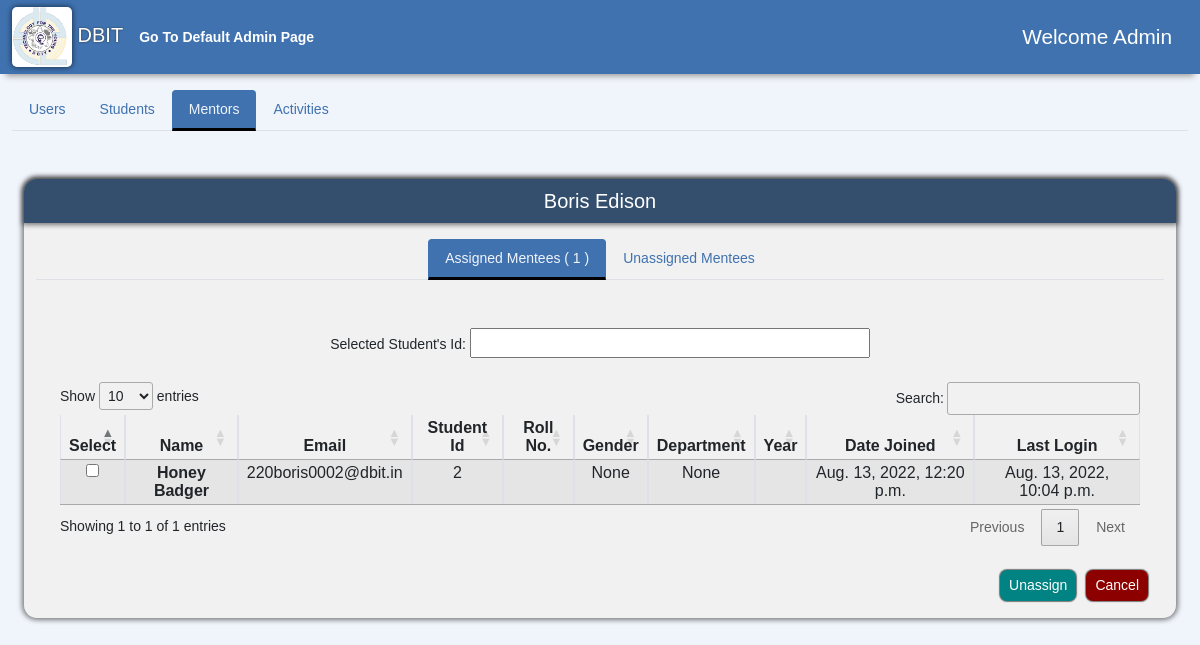
The page /AdminPage/assigned/1 (signed in) on the database its author committed.
### accounts/models.py (models this page shows, shortened)
class MentorProfile(models.Model):
    gender_choices = [
        ('Male', 'Male'),
        ('Female', 'Female'),
    ]
    branch_choices = [
        ('Computer Engineering', 'Computer Engineering'),
        ('Electronics and Telecommunication Engineering',
         'Electronics and Telecommunication Engineering'),
        ('Information Technology', 'Information Technology'),
        ('Mechanical Engineering', 'Mechanical Engineering'),
    ]
    Blood_grp_choices = [
        ('A+', 'A+'),
        ('B+', 'B+'),
        ('O+', 'O+'),
        ('AB+', 'AB+'),
        ('A-', 'A-'),
        ('B-', 'B-'),
        ('O-', 'O-'),
        ('AB-', 'AB-'),
    ]
    user = models.OneToOneField(User, on_delete=models.CASCADE)
    DateofBirth = models.DateField(max_length=50, null=True)
    Gender = models.CharField(max_length=50, null=True, choices=gender_choices)
    Blood_grp = models.CharField(
        max_length=50, null=True, choices=Blood_grp_choices)
    Branch = models.CharField(max_length=70, null=True, choices=branch_choices)
    Address = models.TextField(max_length=250, null=True)
    City = models.CharField(max_length=50, null=True)
    State = models.CharField(max_length=50, null=True, default='Maharashtra')
    Country = models.CharField(max_length=50, null=True, default='India')
    religion = models.CharField(max_length=50, null=True)
    mother_tongue = models.CharField(max_length=50, null=True)
    qualification = models.CharField(max_length=50, null=True)
    DateofJoining = models.DateField(max_length=50, null=True)

class User(AbstractUser):
    usr_id = models.CharField(max_length=50, unique=True)
    username = None
    email = models.EmailField(max_length=255, unique=True)
    created_on = models.DateTimeField(auto_now_add=True)
    is_active = models.BooleanField(default=True)
    is_staff = models.BooleanField(default=False)
    is_superuser = models.BooleanField(default=False)
    first_name = models.CharField(max_length=50, null=True)
    last_name = models.CharField(max_length=50, null=True)
    middle_name = models.CharField(max_length=50, null=True)
    phone = models.CharField(max_length=10, null=True, blank=True)
    profile_img = models.ImageField(
        default='logo.png', null=True, blank=True, upload_to='images/')
    USERNAME_FIELD = 'email'
    REQUIRED_FIELDS = ['usr_id', ]
    objects = CustomUserManager()

class StudentProfile(models.Model):
    gender_choices = [
        ('Male', 'Male'),
        ('Female', 'Female'),
    ]
    branch_choices = [
        ('Computer Engineering', 'Computer Engineering'),
        ('Electronics and Telecommunication Engineering',
         'Electronics and Telecommunication Engineering'),
        ('Information Technology', 'Information Technology'),
        ('Mechanical Engineering', 'Mechanical Engineering'),
    ]
    Blood_grp_choices = [
        ('A+', 'A+'),
        ('B+', 'B+'),
        ('O+', 'O+'),
        ('AB+', 'AB+'),
        ('A-', 'A-'),
        ('B-', 'B-'),
        ('O-', 'O-'),
        ('AB-', 'AB-'),
    ]
    user = models.OneToOneField(User, on_delete=models.CASCADE)
    DateofBirth = models.DateField(max_length=50, null=True)
    Gender = models.CharField(max_length=50, null=True, choices=gender_choices)
    Blood_grp = models.CharField(
        max_length=50, null=True, choices=Blood_grp_choices)
    Branch = models.CharField(max_length=70, null=True, choices=branch_choices)
    Address = models.TextField(max_length=250, null=True)
    State = models.CharField(max_length=50, null=True)
    City = models.CharField(max_length=50, null=True)
    Country = models.CharField(max_length=50, null=True)
    religion = models.CharField(max_length=50, null=True)
    mother_tongue = models.CharField(max_length=50, null=True)
    is_assigned=models.BooleanField(default=False)
    def __str__(self):
        return str(self.user.email + ' => ' + self.user.first_name)

### AdminPage/views.py (the view, shortened to what this page needs)
# urls.py: path('assigned/<str:usr_id>', views.Assigned, name= 'admin-assigned'),
@login_required(login_url='Login')
def Assigned(request,usr_id):
    if request.user.is_superuser:
        mentee_list = []
        for mentee in Mentor_assign.objects.filter(Mentor__user__usr_id=usr_id):
            mentee_list.append(mentee.Mentee)
        print(mentee_list)
        mentor = MentorProfile.objects.get(user__usr_id=usr_id)
        context={'mentor':mentor,'mentee_list':mentee_list}
        return render(request,'AdminPage/admin-assign-assigned.html',context)
    else:
        return HttpResponse("You are not authorized to view this page")

### Announcement/notification_processors.py (called while the page is built)
def announcements(request):
    allnotifications= Announcement.objects.all()
    return {'notifications':allnotifications}

def announcement_receiver(request):
    allreceivers= AnnouncementReceiver.objects.all()
    return {'receivers':allreceivers}

### AdminPage/templates/AdminPage/admin-assign-assigned.html (shortened to what this page needs)
{% extends "admin-assign.html" %}
{% load static %}
{% block assignedTabButton %}
<button class="nav-link active" id="nav-assigned-tab" onClick="window.location.href='{% url 'admin-assigned' mentor.user.usr_id %}'" data-bs-toggle="tab" data-bs-target="#nav-assigned" type="button" role="tab" aria-controls="nav-assigned-tab"
aria-selected="false">
Assigned Mentees ( {{mentee_list|length}} )
</button>
{% endblock %}
{% block assignedTabContent %}
<form method="POST" >
<center>Selected Student's Id: <input type='text' style="font-size: 14pt; height: 30px; width:400px; " id='mentee_selected' readonly name='mentees'/>
<div class="tab-pane fade active show" id="nav-unassigned" role="tabpanel" aria-labelledby="nav-unassigned-tab">
    <div class="table-div m-4 mt-4 mb-4">
      <table class="table table-striped table-bordered" style="widows: 100%;" id="student-table">
        <thead>
          <tr>
            <th scope="col" class="px-2 py-1 text-center">Select</th>
            <th scope="col" class="px-2 py-1 text-center">Name</th>
            <th scope="col" class="px-2 py-1 text-center">Email</th>
            <th scope="col" class="px-2 py-1 text-center">Student Id</th>
            <th scope="col" class="px-2 py-1 text-center">Roll No.</th>
            <th scope="col" class="px-2 py-1 text-center">Gender</th>
            <th scope="col" class="px-2 py-1 text-center">Department</th>
            <th scope="col" class="px-2 py-1 text-center">Year</th>
            <th scope="col" class="px-2 py-1 text-center">Date Joined</th>
            <th scope="col" class="px-2 py-1 text-center">Last Login</th>
          </tr>
        </thead>
        <tbody id="myTable">
          {% for mentee in mentee_list %}
          <tr>
            <td class="px-2 py-1 text-center">
              <span class="mb-3">
                <input type="checkbox" value="{{ mentee.user.usr_id }}" class="chkvalues" name="mentee_list" id="select-mentee">
              </span>
            </td>
            <th scope="row" class="px-2 py-1 text-center">{{ mentee.user.first_name }} {{ mentee.user.last_name }}</th>
            <td class="px-2 py-1 text-center">{{ mentee.user.email }}</td>
            <td class="px-2 py-1 text-center">{{ mentee.user.usr_id }}</td>
            <td class="px-2 py-1 text-center">{{ mentee.studentdetails.current_rollNo }}</td>
            <td class="px-2 py-1 text-center">{{ mentee.Gender }}</td>
            <td class="px-2 py-1 text-center">{{ mentee.Branch }}</td>
            <td class="px-2 py-1 text-center">{{ mentee.studentdetails.current_year }}</td>
            <td class="px-2 py-1 text-center">{{ mentee.user.date_joined }}</td>
            <td class="px-2 py-1 text-center">{{ mentee.user.last_login }}</td>
          </tr>
          {% endfor %}
        </tbody>
      </table>
    </div>
    <div class="d-flex align-items-center justify-content-center m-3">
      <button type="submit" name="btn-show" id="assign-btn" class="btn btn-sm update-btn ms-auto" style="width: auto; border-radius: 7px; background-color: #018383; color: white; box-shadow: 0 0 1px 1px rgba(0, 0, 0, 0.5);">
        Unassign
      </button>
      <button type="button" name="btn-show" id="cancel-btn" class="btn btn-sm cancel-btn" onClick="window.location.href='{% url 'admin-mentor' %}'"
        style="width: auto; margin-left: 10px; border-radius: 7px; background-color: #8C0000; color: white; box-shadow: 0 0 1px 1px rgba(0, 0, 0, 0.5);">
        Cancel
      </button>
    </div>
  </div>
</form>
{% endblock %}

### templates/admin-assign.html (shortened to what this page needs)
{% extends "admin.html" %}
{% load static %}
{% block mentorTabButton %}
<button class="nav-link active" id="nav-mentors-tab" onclick="window.location.href = '{% url 'admin-mentor' %}';" data-bs-toggle="tab" data-bs-target="#nav-mentors" type="button" role="tab" aria-controls="nav-mentors-tab" aria-selected="true">
  Mentors
</button>
{% endblock %}
{% block mentorTabContent %}
<div class="tab-pane fade active show" id="nav-mentors" role="tabpanel" aria-labelledby="nav-mentors-tab">
  <div class="container-fluid mb-5">
    <div class="sidebar flex-shrink-0 dashboard-navigation">
       <div class="sidebar-heading d-flex align-items-center justify-content-center">
      <h5>{{mentor.user.first_name}} {{mentor.user.last_name}} </h5>
       </div>
      <div class="mt-3 container-fluid">
        <nav class="">
          <div class="nav nav-tabs d-flex align-items-center justify-content-center" id="nav-tab" role="tablist">
            {% block assignedTabButton %}{% endblock %}
            {% block unassignedTabButton %}
            <button class="nav-link" id="nav-unassigned-tab" onClick="window.location.href='{% url 'admin-unassigned' mentor.user.usr_id %}'" data-bs-toggle="tab" data-bs-target="#nav-unassigned" type="button" role="tab" aria-controls="nav-unassigned-tab"
              aria-selected="false">
              Unassigned Mentees
            </button>
            {% endblock %}
          </div>
        </nav>
        <div class="tab-content mt-5" id="nav-tabContent">
          {% block assignedTabContent %}
          {% endblock %}
        </div>
      </div>
    </div>
  </div>
</div>
{% endblock %}

### MPT/static/css/admin.css (style rules this page uses)
.nav-link { color: var(--navbar-bg); text-decoration: none; transition: color 0.3s ease; }
.nav-tabs .nav-item.show .nav-link, .nav-tabs .nav-link.active { color: var(--body-bg); background-color: var(--navbar-bg); border-color: var(--navbar-bg) var(--navbar-bg) var(--text-body); }
.nav-tabs .nav-link { border-bottom: 3px solid transparent; }
.sidebar-heading { height: 5.5vh; background-color: #344F6D; color: white; border-radius: 13px 13px 0 0; box-shadow: 0 0 5px 2px rgba(0, 0, 0, 0.5); }
.sidebar { background-color: #F1F1F1; border-radius: 13px; box-shadow: 0 0 5px 2px rgba(0, 0, 0, 0.5); margin: 10px 0; margin-top: 5.5vh; padding-bottom: 1px; }
.table-div { overflow-x: auto; }

### MPT/static/css/global.css (style rules this page uses)
:root { --nord-0: #2e3440; --nord-1: #3b4252; --nord-2: #434c5e; --nord-3: #4c566a; --nord-4: #d8dee9; --nord-5: #e5e9f0; --nord-6: #eceff4; --nord-7: #8fbcbb; --nord-8: #88c0d0; --nord-9: #81a1c1; --nord-10: #5e81ac; --nord-11: #bf616a; --nord-12: #d08770; --nord-13: #ebcb8b; --nord-14: #a3be8c; --nord-15: #b48ead; --body-bg: #F0F4FB; --navbar-bg: #3F72AF; --btn-bg: #112D4E; --content-bg: #DBE2EF; --text-component: #FFFFFF; --text-body: #000000; }
body { background-color: var(--body-bg); font-size: .875rem; font-family: Arial, Helvetica, sans-serif; overflow-x: hidden; }
h5 { margin-bottom: 0; }

### rows shown on the page
MentorProfile: user.first_name "Boris", user.last_name "Edison"
StudentProfile: user.first_name "Honey", user.last_name "Badger", user.email "220boris0002@dbit.in", user.usr_id "2", Gender "None", Branch "None", user.date_joined "Aug. 13, 2022, 12:20 p.m.", user.last_login "Aug. 13, 2022, 10:04 p.m."

### other values the page prints
{{ mentee_list|length }} "1"
